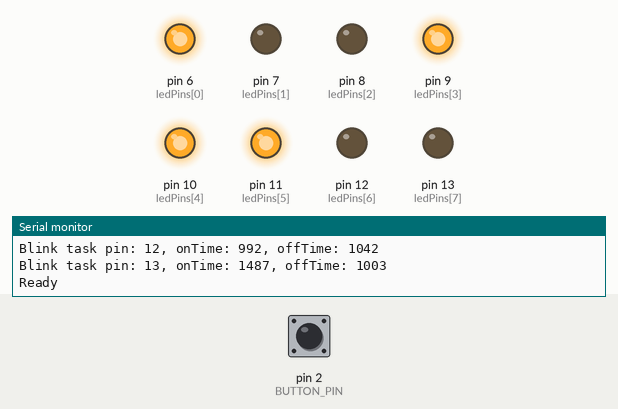
The sketch below on a simulated Arduino Uno, built with avr-gcc and run on an emulated ATmega328P. Shown: output pins drawn as LEDs (lit = HIGH), the last lines printed to the serial monitor. Dashed ring = blinking. The test bench sets the inputs (shaded band); at power-on: pin 2 (BUTTON_PIN) LOW. Random numbers use the default seed unless the sketch sets one.

Above: at 1.5 s.
1.6 s: pin 2 (BUTTON_PIN) pulled HIGH for 0.15 s
At 1.89 s:
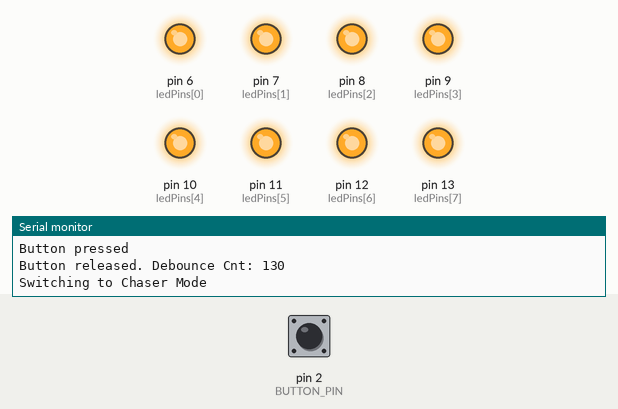
4.6 s: pin 2 (BUTTON_PIN) pulled HIGH for 1 s
At 6.7 s:
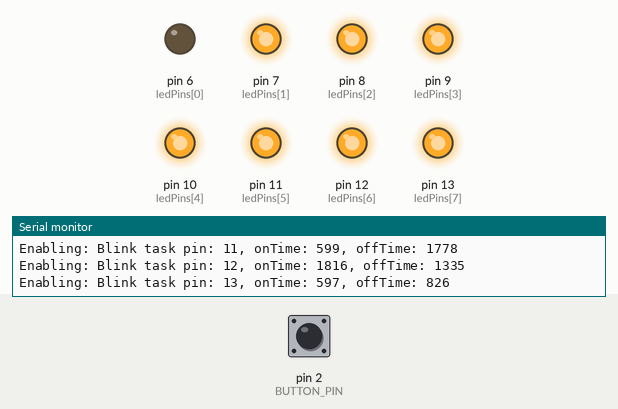
8.4 s: pin 2 (BUTTON_PIN) pulled HIGH for 3.2 s
At 9.61 s:
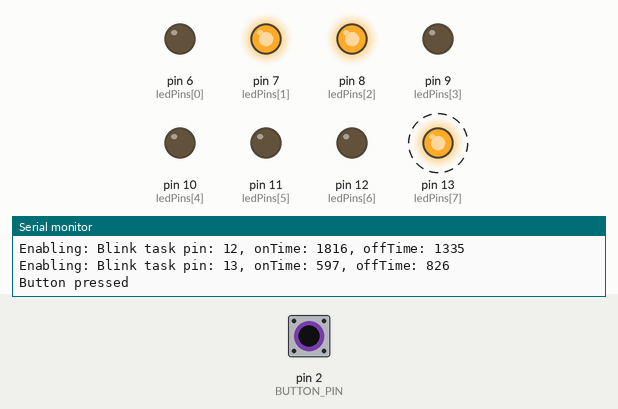
13.1 s: pin 2 (BUTTON_PIN) pulled HIGH for 0.15 s
At 14.6 s:
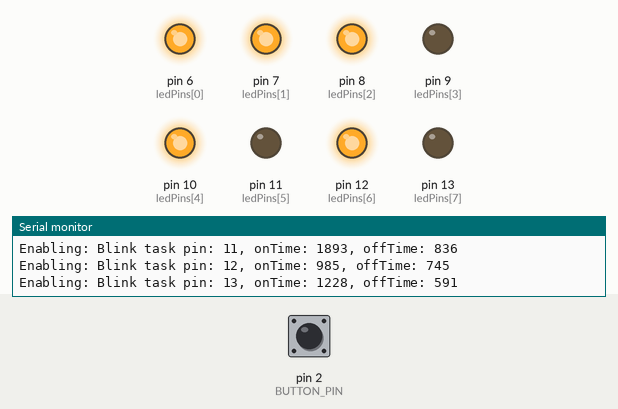
16.2 s: pin 2 (BUTTON_PIN) pulsed HIGH 2 times (0.12 s each, 0.3 s apart)
19.8 s: pin 2 (BUTTON_PIN) pulsed HIGH 5 times (0.12 s each, 0.3 s apart)
Timing chart, 0 to 26.3 s (numbered marks = the images above; inputs shaded):
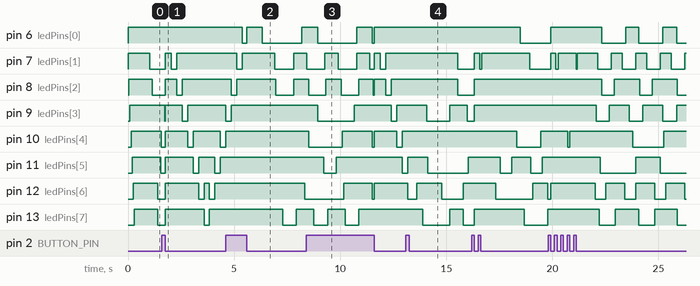

Measured:
- by itself, pin 6 (ledPins[0]): repeats every 1.7 s: LOW 1.1 s, HIGH 0.60 s
- by itself, pin 8 (ledPins[2]): alternates HIGH for 1.2 s and LOW for 0.58 s
- by itself, pin 9 (ledPins[3]): alternates HIGH for 0.94 s and LOW for 0.64 s
- by itself, pin 12 (ledPins[6]): repeats every 1.4 s: LOW 0.51 s, HIGH 0.90 s
- by itself, pin 13 (ledPins[7]): alternates HIGH for 1.1 s and LOW for 0.77 s

The sketch:

06MultitaskingWithObjectOrientationTraceAndBlink.ino
```cpp
/******************************************************************************
 * Cooperative Multitasking
 *   06 - Multitasking trace and blink with OO
 *
 * This is the sixth in a series of programs to illustrate the benefits of
 * a simple multitasking mechanism for Arduino.
 * The enhancement on this occassion is to use Object Oriented concepts to make
 * the program simpler.
 *
 * This program (sketch) shows how to multitask a few different tasks using "cooperative
 * multitasking". The tasks that are being multitasked include:
 * - Monitoring a switch / button press
 * - Executing an LED trace pattern
 * - Randomly blinking multiple LEDs.
 *   The blink task is actually 1 task per LED being blinked. So for 8 LED's, it
 *   is 8 sub tasks.
 *
 * The big differences between the previous multitasking example and this one include:
 * - less lines of code (about 30 less ~ 9%).
 * - More functionality including:
 *    - named tasks
 *    - disable / enable task support
 *    - bespoke code required to manage timers for the individual types of tasks is
 *      encapsulated into an abstract class extended by the 3 task types.
 * - encapsulation of the context of a task within the specific task's class.
 * - support for a "do not change" the interval between subtask executions return value.
 * - ability to easily add more Task types to support additional animations.
 * - (hopefully) easier to debug and follow what is going on.
 */

// Define the pin for the input button
#define BUTTON_PIN 2

// Define the pins to be used in tracing mode.
unsigned int ledPins [] = {6, 7, 8, 9, 10, 11, 12, 13};
#define LED_COUNT     (sizeof (ledPins) / sizeof(ledPins[0]))

// Context information for sub-tasks
unsigned long timePrev = 0;


// Define constants (as opposed to a boolean) to define which mode we are operating in.
// To add a new MODE, simply extend the list of constants. Make sure that "MODE_CNT" is
// one more than the highest task ID.
#define BLINK_MODE      0
#define CHASER_MODE     1
#define MODE_CNT        2
boolean mode = BLINK_MODE;

/************************************************
 * Class TimedTask.
 *
 * An abstract (incomplete) class that manages the scheduling of sub tasks.
 *
 * This class tracks the elapsed amount of time on behalf of it's subclasses.
 * When the alotted time has passed, the "execute" method will be invoked to
 * allow the task to do whatever it needs to do.
 * NB: This TimedTask class would ideally be "factorised" out into a library.
 *     If we did this, then the entire functionality could be accessed by a single
 *     line of code (as opposed to the 70 odd lines here. The single line of code
 *     would be something like: #include <TimedTask.h>.
 */
class TimedTask {
  public:
    // Constructor - capture the time that has to pass until the task needs to be invoked.
    TimedTask(unsigned long nextEventTime) {
      this->nextEventTime = nextEventTime;
    }

    // Set the next event time.
    void setNextEventTime(unsigned long nextEventTime) {
      this->nextEventTime = nextEventTime;
    }

    // Abstract methods which must be implemented (defined) in a subclass.
    virtual unsigned long execute();        // Execute the task.
    virtual String getName();               // Retrieve the name of the task.
    virtual void disableTask();             // Invoked when this task is being disabled.
    virtual void enableTask();              // Invoked when this task is being enabled.

    // Enable this task.
    void enable() {
      enabled = true;
      timeSinceLastEvent = 0;               // Reset the elapsed time counter.
      enableTask();                         // Notify the subclass that the task has been enabled.
    }

    // disable this task.
    void disable() {
      enabled = false;
      disableTask();                        // Notify the subclass that the task has been disabled.
    }

    // Return the enabled/disabled state of the task.
    boolean isEnabled() {
      return enabled;
    }

    // Record the fact that time has passed.
    void recordTime(unsigned long delta) {
      timeSinceLastEvent += delta;          // Record the time and check if this task is due to be
                                            // executed. NB: the task is only executed if it is enabled.
      if (timeSinceLastEvent >= nextEventTime && enabled) {
//        Serial.print ("Executing task: ");
//        Serial.println(getName());
        unsigned long nev = execute();      // Notify the subclass to do it's thing.
        if (nev > 0) {                      // Record the next event time if it is non zero.
          nextEventTime = nev;
        }
        timeSinceLastEvent = 0;             // Reset the time counter.
      }
    }

  private:
    unsigned long nextEventTime;            // Time that must pass before we invoke the subtask.
    unsigned long timeSinceLastEvent = 0;   // The time has passed since the last invocation of the subtask.
    boolean enabled = true;
};

/************************************************
 * Class BlinkTask.
 *    Extends TimedTask.
 *
 * An implementation (i.e. complete) of a TimedTask that blinks a single LED.
 *
 * This class toggles the state of the LED when it is invoked.
 */
class BlinkTask : public TimedTask {
  public:
      // Constructor needs to know which pin the LED is connected to.
    BlinkTask(int ledPin)
      : TimedTask(0){
      pinMode(ledPin, OUTPUT);          // Initialise the PIN as output.
      digitalWrite(ledPin, HIGH);       // Turn the LED off.
      this->ledPin = ledPin;            // track the pin.
      setNextEventTime(offTime);        // set the time to the next invocation.
      outputDetails();                  // print the details of this BlinkTask.
      taskName.reserve(15);
      taskName = "blink ";
      taskName += ledPin;
    }

    // Execute the Blink Task
    // This simply toggles the current state of the LED and returns the period
    // of time that must pass before the next invocation.
    unsigned long execute () {
      ledOn = !ledOn;                   // Toggle the LED on/off flag.
//      Serial.print("Turning LED ");
//      Serial.println(ledOn ? "on" : "off");
      digitalWrite(ledPin, ledOn ? LOW : HIGH);   // Set the LED state.
      return ledOn ? onTime : offTime;  // return the next delay time.
    }

    // Retrieve the name of the task as "Blink " + the led's Digital Pin number.
    String getName() {
      return taskName;
    }

    // disable the blink task
    void disableTask() {
      digitalWrite(ledPin, HIGH);       // Turn the LED off.
    }

    // enable the blink task - nothing to do here.
    void enableTask() {
      onTime = randomInterval();      // The time the led will be on (ms)
      offTime = randomInterval();     // The time the led will be off (ms)
      setNextEventTime(offTime);
      digitalWrite(ledPin, HIGH);
      Serial.print("Enabling: ");
      outputDetails();
    }

    // print the details of this blink task.
    void outputDetails() {
      Serial.print("Blink task pin: ");
      Serial.print(ledPin);
      Serial.print(", onTime: ");
      Serial.print(onTime);
      Serial.print(", offTime: ");
      Serial.println(offTime);
    }

  private:
    unsigned long randomInterval() {
      return 500 + random(1500);
    }
    unsigned long onTime = randomInterval();      // The time the led will be on (ms)
    unsigned long offTime = randomInterval();     // The time the led will be off (ms)
    boolean ledOn = false;                        // Initially the LED will be off.
    int ledPin;                                   // The digital I/O pin for the LED.
    String taskName;                              // the name of the task
};


/************************************************
 * Class ChaserTask.
 *    Extends TimedTask.
 *
 * An implementation (i.e. complete) of a TimedTask that execute a LED chaser.
 *
 * This causes each LED in a chain to turn on. The task moves the LED up the chain
 * then back down again.
 */
class ChaserTask : public TimedTask {
  public:
    // constructor requires the delay time between updates to the chaser display.
    ChaserTask (unsigned long nextEventTime)
      : TimedTask(nextEventTime) {

      }

    // Move the LED up (or down) one step.
    unsigned long execute() {
      if (chaseUp) {              // If going up, turn of the current LED.
        digitalWrite(ledPins[chaserIndex], HIGH);
        chaserIndex += 1;         // point to the next one up the line and turn it on.
        digitalWrite(ledPins[chaserIndex], LOW);
                                  // Go up as long as the index is < the
                                  // Highest index in the LEDpins array.
        chaseUp = chaserIndex < LED_COUNT - 1;
      } else {                    // Going down. turn off the current LED.
        digitalWrite(ledPins[chaserIndex], HIGH);
        chaserIndex -= 1;         // point to the next one down the line and turn it on.
        digitalWrite(ledPins[chaserIndex], LOW);
                                  // Continue going down until we reach
                                  // the beginning of the LEDpins array.
        chaseUp = chaserIndex <= 0;
      }
      return 0;                   // do not change the scheduling interval.
    }

    // Enable the chaser task.
    // Reset to the "beginning" state.
    void enableTask() {
      chaserIndex = 0;            // Resume from the beginning;
      chaseUp = true;             // Go up.
    }

    // disable the chaser task.
    // Turn off the current LED
    void disableTask() {
                                  // Turn the current LED OFF.
      digitalWrite(ledPins[chaserIndex], HIGH);
    }

    // Return the name of the task as "chaser".
    String getName() {
      return "Chaser";
    }

  private:
    boolean chaseUp = true;       // direction of travel
    int chaserIndex = 0;          // currently illuminated LED.
};

/************************************************
 * Class ButtonTask.
 *    Extends TimedTask.
 *
 * An implementation (i.e. complete) of a TimedTask that detects a button press.
 *
 * Ancillary methods may be invoked to ascertain if the button has been pressed or not.
 */
class ButtonTask : public TimedTask {
  public:
    // Constructor:
    //   button Pin - the pin the button to be monitored is connected to.
    //   nextEventTime - the time delay between checks to see if the button has been pressed.
    ButtonTask(int buttonPin, unsigned long nextEventTime)
      : TimedTask(nextEventTime) {
        pinMode(buttonPin, INPUT);
        this->buttonPin = buttonPin;

        taskName.reserve(15);
        taskName = "****  button ";
        taskName += buttonPin;
      }

    // Checks to see if the button has been pressed.
    // If it has been pressed, it will debounce the press and
    // set appropriate indicators recording the press when the button is released.
    unsigned long execute() {
                                  // Read the current state of the button.
      int currButtonState = digitalRead(buttonPin);
      if (prevButtonState == LOW) {
        if (currButtonState == HIGH) {    // Button was just pressed.
          debounceCnt = 0;                // Start the debounce count.
          Serial.println("Button pressed");
        }
      } else {                    // Previously the button has tracked as "pressed".
        if (currButtonState == HIGH) {    // Is it still pressed?
          debounceCnt += 1;               // Count the number of intervals that it has remained pressed
        } else {                  // Button has been released.
          Serial.print ("Button released. Debounce Cnt: ");
          Serial.println(debounceCnt);
                                  // Set the button pressed flag to true, if the button has remained pressed
                                  // for the required amount of time.
          buttonPressedInd = (debounceCnt > debounceThreshold);
          debounceCnt = 0;        // reset the debounce count.
        }
      }
      prevButtonState = currButtonState;    // Remember this button state for next time.
      return currButtonState == HIGH ? 1 : 10;  // Check every 1 ms while button is pressed,
                                            // otherwise just check once every 10 ms.
    }

    // Retrieve the task name as "button " + digital pin I/O number.
    String getName() {
      return taskName;
    }

    // Enable the task - nothing special to do.
    void enableTask() {
    }

    // disable the task - nothing special to do.
    void disableTask() {
    }

    // Ancilliary method to query the state of the button.
    boolean isButtonPressed() {
      return buttonPressedInd;
    }

    // Ancilliary method to query the state of the button
    // and reset it's state to false (not pressed)
    boolean isButtonPressedAndReset() {
      boolean result = buttonPressedInd;
      buttonPressedInd = false;
      return result;
    }

    // The number of times (ms) that the button must remain pressed to
    // count as an actual press. Any "presses" less than this duration
    // are ignored as noise.
    const int debounceThreshold = 10;

  private:
    int buttonPin;                // The digital I/O pin to which the button is connected.
    int debounceCnt = 0;          // How many contiguous "pressed" readings have we observed?
    int prevButtonState = LOW;    // State of the button - last time we checked.
    boolean buttonPressedInd = false;
    String taskName;              // the name of this task.
};


/*****************************************************
 * The task list.
 *
 * Establish an array of tasks. All of the tasks go into this array irrespective of their
 * specific type.
 * We seperately track the button task and chaser task, although not strictly necessary, in
 * individual variables (as well as in the array) so we can more cleanly interact with them.
 *
 * The array is an array of pointers to TimedTasks. This is to allow any class that extends TimedTask
 * to be placed into the array. The draw back is that technically we do not know what the task types are,
 * so we can only directly invoke the methods in TimedTask. Fortunately, through inheritence and abstraction,
 * the TimedTask can invoke the specific methods that are defined as abstract to obtain the specific tasks
 * function (i.e. the TimedTask can activate/call the specific task's individual "execute" method to get it to
 * do whatever it does).
 */
// Define how many tasks there are in total.
#define TASK_COUNT (sizeof taskList / sizeof taskList[0])
TimedTask *taskList[LED_COUNT + 2];
ButtonTask *buttonTask;
ChaserTask *chaserTask;

// Create as many blink tasks as defined in the ledPins array. There will be one
// Blink Task for each defined pin.
// This is called from setup and when the button is pressed (activating Blink Mode)
void resetBlinkers(boolean create) {
  for (int i = 0; i < LED_COUNT; i++) {
    if (create) {
      taskList[i] = new BlinkTask(ledPins[i]);
    } else {
      taskList[i]->enable();              // Enable the blink task and recalculate its operating parameters.
    }
  }
}


// disable all of the blinker tasks and prevent them from executing.
// This is called when the button is pressed (disabling Blink Mode).
void disableBlinkers() {
  for (int i = 0; i < LED_COUNT; i++) {
    taskList[i]->disable();
  }
}


/***********************************************
 * Setup.
 * Initialise the serial monitor
 * Create all of the tasks.
 * Capture the starting time.
 */
void setup() {
  Serial.begin (9600);

  int cnt = 0;                    // Initialise the Serial port - but don't wait too long.
  while (!Serial && cnt < 100) {
    cnt++;
    delay(1);
  }
  Serial.println("Initialising");

  resetBlinkers(true);               // Create the blink tasks.
  chaserTask = new ChaserTask(250); // Create the chaser task
  taskList[LED_COUNT] = chaserTask; // add it to the list of all tasks.
  chaserTask->disable();            // initially, disable the chaser.

  buttonTask = new ButtonTask(2, 10);   // Create the button task.
  taskList[LED_COUNT + 1] = buttonTask; // add it to the list of all tasks.
  Serial.println("Ready");

  timePrev = millis();              // Initialise the "previous time" value to the current time.
}


/**********************
 * Loop
 *
 */
void loop() {
  unsigned long timeNow = millis();   // Obtain the "current time".
  if (timeNow != timePrev) {          // Has time moved on?
    unsigned long timeDelta = timeNow - timePrev;
    timePrev = timeNow;               // Work out how much time has passed and capture "now" for next time.
                                      // For each and every task (8 Blink + 1 chaser + 1 button monitor)
                                      // record the fact that time has passed.
                                      // This will invoke the individual tasks' "execute" method if it is due
                                      // to be invoked.
    for (int i = 0; i < TASK_COUNT; i++) {
      taskList[i]->recordTime(timeDelta);
    }
                                      // Check if the button has been pushed.
    if (buttonTask->isButtonPressedAndReset()) {
      mode = (mode + 1) % MODE_CNT;   // Move on to the next mode.
      switch(mode) {                  // Turn on the new mode (and turn off the previous mode).
        case BLINK_MODE:
          Serial.println("Switching to Blink Mode");
          resetBlinkers(false);         // When moving into BLINK_MODE, generate new blinkers (with new random on/off times)
          chaserTask->disable();      // disable the chaser.
          break;
        case CHASER_MODE:
          Serial.println("Switching to Chaser Mode");
          disableBlinkers();          // When moving into CHASER_MODE, disable the blinkers
          chaserTask->enable();       // enable the chaser.
          break;
        default:                      // Unexpected mode??? - should never happen
          Serial.print("Warning: Unexepected mode: ");
          Serial.print(mode);
          Serial.println(" - resetting to blink mode.");
          mode = BLINK_MODE;          // If it does, revert to BLINK mode.
          resetBlinkers(false);
          chaserTask->disable();
          break;
      }
    }
  }
}
```
